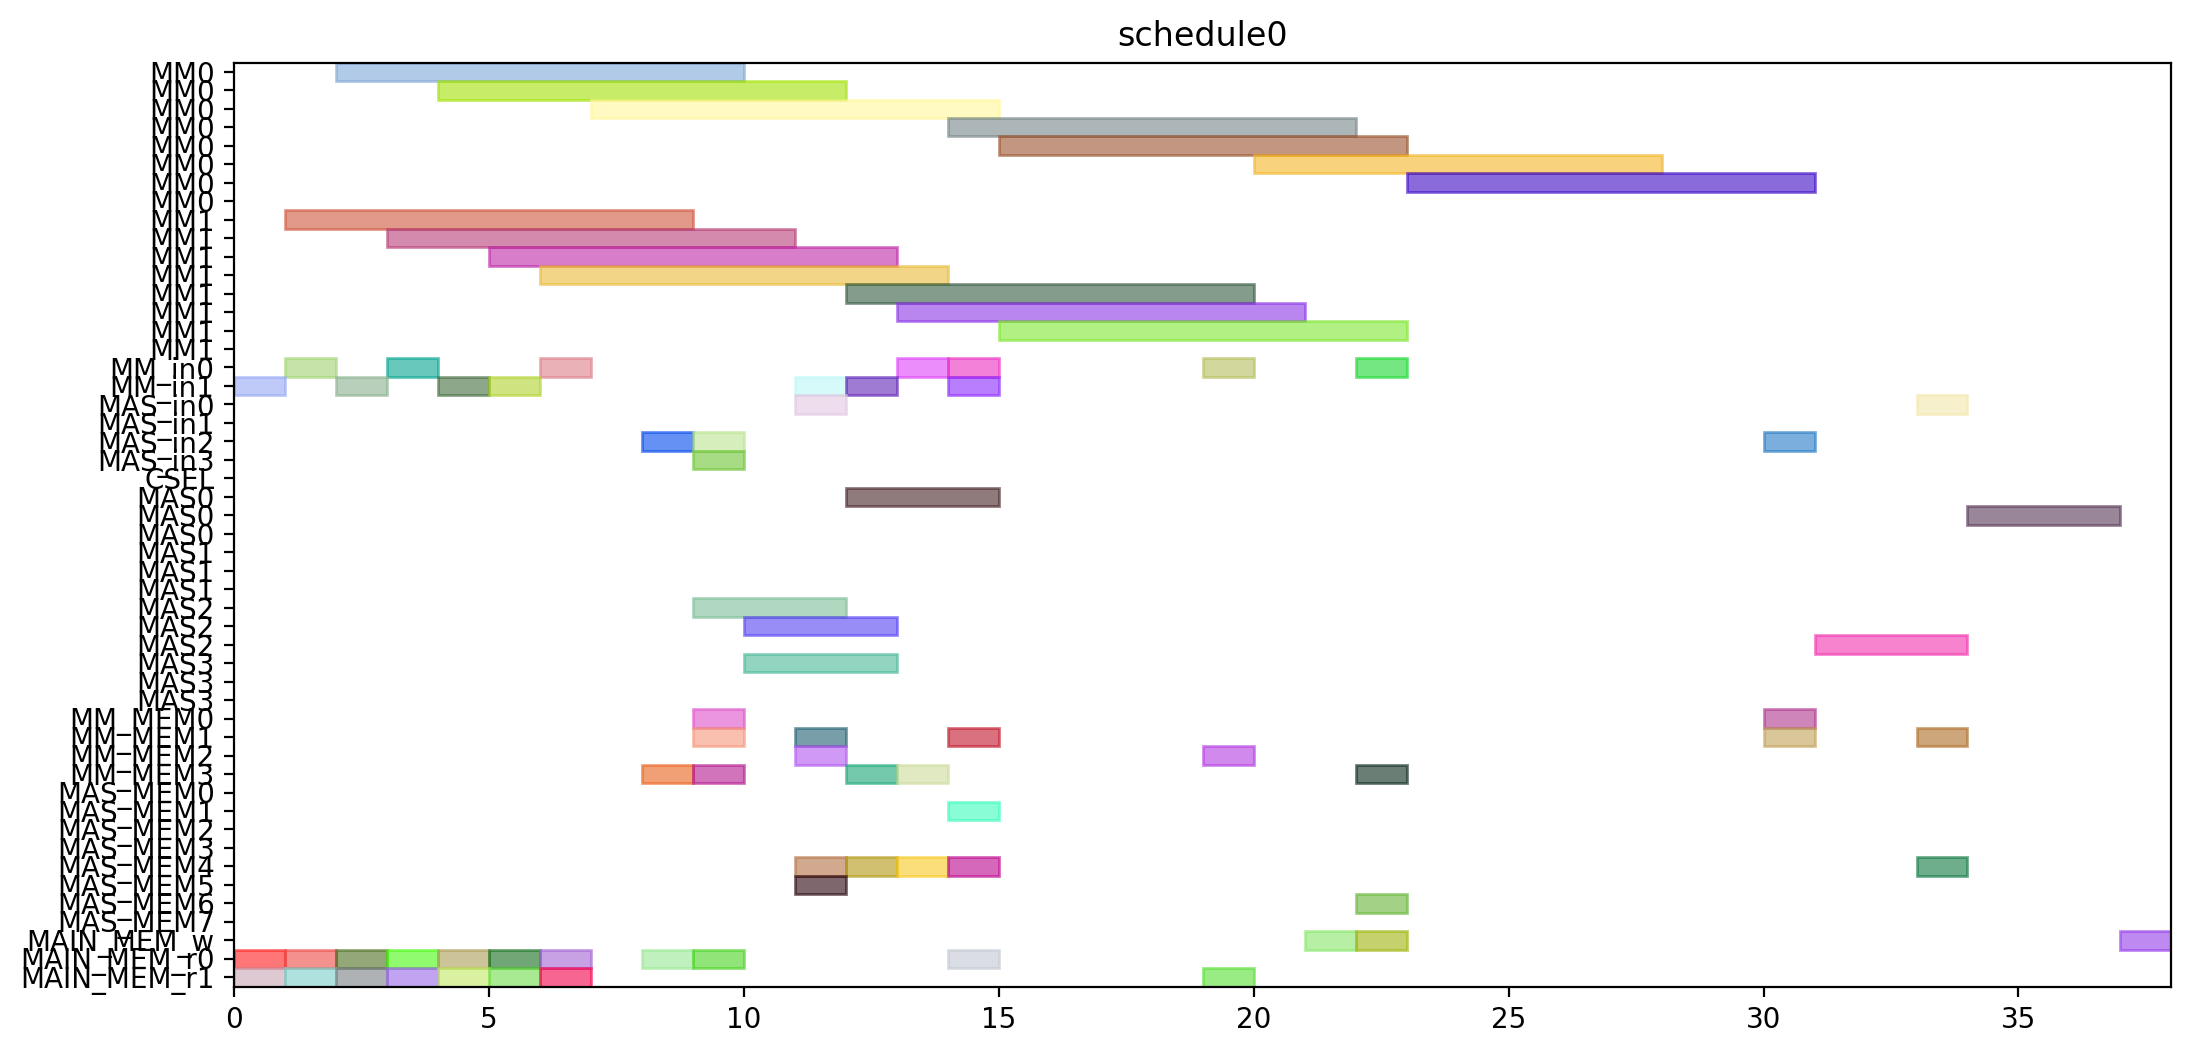

Reproduce this figure in Python.
from pyschedule import Scenario, solvers, plotters, alt


def solve():
	horizon = 120
	S = Scenario("schedule0", horizon=horizon)

	# resource
	MM = S.Resources('MM', num=2, size=8)
	MM_in = S.Resources('MM_in', num=2)
	MAS_in = S.Resources('MAS_in', num=4)
	CSEL = S.Resource('CSEL')
	MAS = S.Resources('MAS', num=4, size=3, periods=range(1, horizon))
	MM_MEM = S.Resources('MM_MEM', num=4)
	MAS_MEM = S.Resources('MAS_MEM', num=8)
	MAIN_MEM_w = S.Resource('MAIN_MEM_w', size=1)
	MAIN_MEM_r = S.Resources('MAIN_MEM_r', num=2)

	# result of previous scheduling

	# new tasks
	r1 = S.Task('r1', length=8, delay_cost=1)
	r1 += alt(MM)
	r1_in = S.Task('r1_in', length=1, delay_cost=1)
	r1_in += alt(MM_in)
	S += r1_in*MM_in[0]<=r1*MM[0]
	S += r1_in*MM_in[1]<=r1*MM[1]
	r1_mem0 = S.Task('r1_mem0', length=1, delay_cost=1)
	r1_mem0 += MAIN_MEM_r[0]
	S += r1_mem0 <= r1

	r1_mem1 = S.Task('r1_mem1', length=1, delay_cost=1)
	r1_mem1 += MAIN_MEM_r[1]
	S += r1_mem1 <= r1

	r3 = S.Task('r3', length=8, delay_cost=1)
	r3 += alt(MM)
	r3_in = S.Task('r3_in', length=1, delay_cost=1)
	r3_in += alt(MM_in)
	S += r3_in*MM_in[0]<=r3*MM[0]
	S += r3_in*MM_in[1]<=r3*MM[1]
	r3_mem0 = S.Task('r3_mem0', length=1, delay_cost=1)
	r3_mem0 += MAIN_MEM_r[0]
	S += r3_mem0 <= r3

	r3_mem1 = S.Task('r3_mem1', length=1, delay_cost=1)
	r3_mem1 += MAIN_MEM_r[1]
	S += r3_mem1 <= r3

	r4 = S.Task('r4', length=8, delay_cost=1)
	r4 += alt(MM)
	r4_in = S.Task('r4_in', length=1, delay_cost=1)
	r4_in += alt(MM_in)
	S += r4_in*MM_in[0]<=r4*MM[0]
	S += r4_in*MM_in[1]<=r4*MM[1]
	r4_mem0 = S.Task('r4_mem0', length=1, delay_cost=1)
	r4_mem0 += MAIN_MEM_r[0]
	S += r4_mem0 <= r4

	r4_mem1 = S.Task('r4_mem1', length=1, delay_cost=1)
	r4_mem1 += MAIN_MEM_r[1]
	S += r4_mem1 <= r4

	r5 = S.Task('r5', length=8, delay_cost=1)
	r5 += alt(MM)
	r5_in = S.Task('r5_in', length=1, delay_cost=1)
	r5_in += alt(MM_in)
	S += r5_in*MM_in[0]<=r5*MM[0]
	S += r5_in*MM_in[1]<=r5*MM[1]
	r5_mem0 = S.Task('r5_mem0', length=1, delay_cost=1)
	r5_mem0 += MAIN_MEM_r[0]
	S += r5_mem0 <= r5

	r5_mem1 = S.Task('r5_mem1', length=1, delay_cost=1)
	r5_mem1 += MAIN_MEM_r[1]
	S += r5_mem1 <= r5

	r6 = S.Task('r6', length=8, delay_cost=1)
	r6 += alt(MM)
	r6_in = S.Task('r6_in', length=1, delay_cost=1)
	r6_in += alt(MM_in)
	S += r6_in*MM_in[0]<=r6*MM[0]
	S += r6_in*MM_in[1]<=r6*MM[1]
	r6_mem0 = S.Task('r6_mem0', length=1, delay_cost=1)
	r6_mem0 += MAIN_MEM_r[0]
	S += r6_mem0 <= r6

	r6_mem1 = S.Task('r6_mem1', length=1, delay_cost=1)
	r6_mem1 += MAIN_MEM_r[1]
	S += r6_mem1 <= r6

	r12 = S.Task('r12', length=8, delay_cost=1)
	r12 += alt(MM)
	r12_in = S.Task('r12_in', length=1, delay_cost=1)
	r12_in += alt(MM_in)
	S += r12_in*MM_in[0]<=r12*MM[0]
	S += r12_in*MM_in[1]<=r12*MM[1]
	r12_mem0 = S.Task('r12_mem0', length=1, delay_cost=1)
	r12_mem0 += MAIN_MEM_r[0]
	S += r12_mem0 <= r12

	r12_mem1 = S.Task('r12_mem1', length=1, delay_cost=1)
	r12_mem1 += MAIN_MEM_r[1]
	S += r12_mem1 <= r12

	r13 = S.Task('r13', length=8, delay_cost=1)
	r13 += alt(MM)
	r13_in = S.Task('r13_in', length=1, delay_cost=1)
	r13_in += alt(MM_in)
	S += r13_in*MM_in[0]<=r13*MM[0]
	S += r13_in*MM_in[1]<=r13*MM[1]
	r13_mem0 = S.Task('r13_mem0', length=1, delay_cost=1)
	r13_mem0 += MAIN_MEM_r[0]
	S += r13_mem0 <= r13

	r13_mem1 = S.Task('r13_mem1', length=1, delay_cost=1)
	r13_mem1 += MAIN_MEM_r[1]
	S += r13_mem1 <= r13

	r2 = S.Task('r2', length=3, delay_cost=1)
	r2 += alt(MAS)
	r2_in = S.Task('r2_in', length=1, delay_cost=1)
	r2_in += alt(MAS_in)
	S += r2_in*MAS_in[0]<=r2*MAS[0]

	S += r2_in*MAS_in[1]<=r2*MAS[1]

	S += r2_in*MAS_in[2]<=r2*MAS[2]

	S += r2_in*MAS_in[3]<=r2*MAS[3]

	r2_mem0 = S.Task('r2_mem0', length=1, delay_cost=1)
	r2_mem0 += alt(MM_MEM)
	S += (r1*MM[0])-1 < r2_mem0*MM_MEM[0]
	S += (r1*MM[1])-1 < r2_mem0*MM_MEM[2]
	S += r2_mem0 <= r2

	r2_mem1 = S.Task('r2_mem1', length=1, delay_cost=1)
	r2_mem1 += alt(MM_MEM)
	S += (r1*MM[0])-1 < r2_mem1*MM_MEM[1]
	S += (r1*MM[1])-1 < r2_mem1*MM_MEM[3]
	S += r2_mem1 <= r2

	r7 = S.Task('r7', length=3, delay_cost=1)
	r7 += alt(MAS)
	r7_in = S.Task('r7_in', length=1, delay_cost=1)
	r7_in += alt(MAS_in)
	S += r7_in*MAS_in[0]<=r7*MAS[0]

	S += r7_in*MAS_in[1]<=r7*MAS[1]

	S += r7_in*MAS_in[2]<=r7*MAS[2]

	S += r7_in*MAS_in[3]<=r7*MAS[3]

	r7_mem0 = S.Task('r7_mem0', length=1, delay_cost=1)
	r7_mem0 += alt(MM_MEM)
	S += (r5*MM[0])-1 < r7_mem0*MM_MEM[0]
	S += (r5*MM[1])-1 < r7_mem0*MM_MEM[2]
	S += r7_mem0 <= r7

	r7_mem1 = S.Task('r7_mem1', length=1, delay_cost=1)
	r7_mem1 += alt(MM_MEM)
	S += (r6*MM[0])-1 < r7_mem1*MM_MEM[1]
	S += (r6*MM[1])-1 < r7_mem1*MM_MEM[3]
	S += r7_mem1 <= r7

	r8 = S.Task('r8', length=3, delay_cost=1)
	r8 += alt(MAS)
	r8_in = S.Task('r8_in', length=1, delay_cost=1)
	r8_in += alt(MAS_in)
	S += r8_in*MAS_in[0]<=r8*MAS[0]

	S += r8_in*MAS_in[1]<=r8*MAS[1]

	S += r8_in*MAS_in[2]<=r8*MAS[2]

	S += r8_in*MAS_in[3]<=r8*MAS[3]

	r8_mem0 = S.Task('r8_mem0', length=1, delay_cost=1)
	r8_mem0 += MAIN_MEM_r[0]
	S += r8_mem0 <= r8

	r8_mem1 = S.Task('r8_mem1', length=1, delay_cost=1)
	r8_mem1 += alt(MM_MEM)
	S += (r4*MM[0])-1 < r8_mem1*MM_MEM[1]
	S += (r4*MM[1])-1 < r8_mem1*MM_MEM[3]
	S += r8_mem1 <= r8

	r10 = S.Task('r10', length=3, delay_cost=1)
	r10 += alt(MAS)
	r10_in = S.Task('r10_in', length=1, delay_cost=1)
	r10_in += alt(MAS_in)
	S += r10_in*MAS_in[0]<=r10*MAS[0]

	S += r10_in*MAS_in[1]<=r10*MAS[1]

	S += r10_in*MAS_in[2]<=r10*MAS[2]

	S += r10_in*MAS_in[3]<=r10*MAS[3]

	r10_mem0 = S.Task('r10_mem0', length=1, delay_cost=1)
	r10_mem0 += MAIN_MEM_r[0]
	S += r10_mem0 <= r10

	r10_mem1 = S.Task('r10_mem1', length=1, delay_cost=1)
	r10_mem1 += alt(MM_MEM)
	S += (r4*MM[0])-1 < r10_mem1*MM_MEM[1]
	S += (r4*MM[1])-1 < r10_mem1*MM_MEM[3]
	S += r10_mem1 <= r10

	r9 = S.Task('r9', length=8, delay_cost=1)
	r9 += alt(MM)
	r9_in = S.Task('r9_in', length=1, delay_cost=1)
	r9_in += alt(MM_in)
	S += r9_in*MM_in[0]<=r9*MM[0]
	S += r9_in*MM_in[1]<=r9*MM[1]
	r9_mem0 = S.Task('r9_mem0', length=1, delay_cost=1)
	r9_mem0 += MAIN_MEM_r[0]
	S += r9_mem0 <= r9

	r9_mem1 = S.Task('r9_mem1', length=1, delay_cost=1)
	r9_mem1 += alt(MAS_MEM)
	S += (r7*MAS[0])-1 < r9_mem1*MAS_MEM[1]
	S += (r7*MAS[1])-1 < r9_mem1*MAS_MEM[3]
	S += (r7*MAS[2])-1 < r9_mem1*MAS_MEM[5]
	S += (r7*MAS[3])-1 < r9_mem1*MAS_MEM[7]
	S += r9_mem1 <= r9

	r11 = S.Task('r11', length=8, delay_cost=1)
	r11 += alt(MM)
	r11_in = S.Task('r11_in', length=1, delay_cost=1)
	r11_in += alt(MM_in)
	S += r11_in*MM_in[0]<=r11*MM[0]
	S += r11_in*MM_in[1]<=r11*MM[1]
	r11_mem0 = S.Task('r11_mem0', length=1, delay_cost=1)
	r11_mem0 += alt(MAS_MEM)
	S += (r10*MAS[0])-1 < r11_mem0*MAS_MEM[0]
	S += (r10*MAS[1])-1 < r11_mem0*MAS_MEM[2]
	S += (r10*MAS[2])-1 < r11_mem0*MAS_MEM[4]
	S += (r10*MAS[3])-1 < r11_mem0*MAS_MEM[6]
	S += r11_mem0 <= r11

	r11_mem1 = S.Task('r11_mem1', length=1, delay_cost=1)
	r11_mem1 += alt(MAS_MEM)
	S += (r10*MAS[0])-1 < r11_mem1*MAS_MEM[1]
	S += (r10*MAS[1])-1 < r11_mem1*MAS_MEM[3]
	S += (r10*MAS[2])-1 < r11_mem1*MAS_MEM[5]
	S += (r10*MAS[3])-1 < r11_mem1*MAS_MEM[7]
	S += r11_mem1 <= r11

	PX_new = S.Task('PX_new', length=8, delay_cost=1)
	PX_new += alt(MM)
	PX_new_in = S.Task('PX_new_in', length=1, delay_cost=1)
	PX_new_in += alt(MM_in)
	S += PX_new_in*MM_in[0]<=PX_new*MM[0]
	S += PX_new_in*MM_in[1]<=PX_new*MM[1]
	S += 0<PX_new

	PX_new_w = S.Task('PX_new_w', length=1, delay_cost=1)
	PX_new_w += alt(MAIN_MEM_w)
	S += PX_new <= PX_new_w

	PX_new_mem0 = S.Task('PX_new_mem0', length=1, delay_cost=1)
	PX_new_mem0 += alt(MAS_MEM)
	S += (r2*MAS[0])-1 < PX_new_mem0*MAS_MEM[0]
	S += (r2*MAS[1])-1 < PX_new_mem0*MAS_MEM[2]
	S += (r2*MAS[2])-1 < PX_new_mem0*MAS_MEM[4]
	S += (r2*MAS[3])-1 < PX_new_mem0*MAS_MEM[6]
	S += PX_new_mem0 <= PX_new

	PX_new_mem1 = S.Task('PX_new_mem1', length=1, delay_cost=1)
	PX_new_mem1 += alt(MM_MEM)
	S += (r12*MM[0])-1 < PX_new_mem1*MM_MEM[1]
	S += (r12*MM[1])-1 < PX_new_mem1*MM_MEM[3]
	S += PX_new_mem1 <= PX_new

	r14 = S.Task('r14', length=8, delay_cost=1)
	r14 += alt(MM)
	r14_in = S.Task('r14_in', length=1, delay_cost=1)
	r14_in += alt(MM_in)
	S += r14_in*MM_in[0]<=r14*MM[0]
	S += r14_in*MM_in[1]<=r14*MM[1]
	r14_mem0 = S.Task('r14_mem0', length=1, delay_cost=1)
	r14_mem0 += alt(MAS_MEM)
	S += (r2*MAS[0])-1 < r14_mem0*MAS_MEM[0]
	S += (r2*MAS[1])-1 < r14_mem0*MAS_MEM[2]
	S += (r2*MAS[2])-1 < r14_mem0*MAS_MEM[4]
	S += (r2*MAS[3])-1 < r14_mem0*MAS_MEM[6]
	S += r14_mem0 <= r14

	r14_mem1 = S.Task('r14_mem1', length=1, delay_cost=1)
	r14_mem1 += alt(MM_MEM)
	S += (r3*MM[0])-1 < r14_mem1*MM_MEM[1]
	S += (r3*MM[1])-1 < r14_mem1*MM_MEM[3]
	S += r14_mem1 <= r14

	Z1_new = S.Task('Z1_new', length=8, delay_cost=1)
	Z1_new += alt(MM)
	Z1_new_in = S.Task('Z1_new_in', length=1, delay_cost=1)
	Z1_new_in += alt(MM_in)
	S += Z1_new_in*MM_in[0]<=Z1_new*MM[0]
	S += Z1_new_in*MM_in[1]<=Z1_new*MM[1]
	S += 0<Z1_new

	Z1_new_w = S.Task('Z1_new_w', length=1, delay_cost=1)
	Z1_new_w += alt(MAIN_MEM_w)
	S += Z1_new <= Z1_new_w

	Z1_new_mem0 = S.Task('Z1_new_mem0', length=1, delay_cost=1)
	Z1_new_mem0 += alt(MAS_MEM)
	S += (r2*MAS[0])-1 < Z1_new_mem0*MAS_MEM[0]
	S += (r2*MAS[1])-1 < Z1_new_mem0*MAS_MEM[2]
	S += (r2*MAS[2])-1 < Z1_new_mem0*MAS_MEM[4]
	S += (r2*MAS[3])-1 < Z1_new_mem0*MAS_MEM[6]
	S += Z1_new_mem0 <= Z1_new

	Z1_new_mem1 = S.Task('Z1_new_mem1', length=1, delay_cost=1)
	Z1_new_mem1 += alt(MM_MEM)
	S += (r13*MM[0])-1 < Z1_new_mem1*MM_MEM[1]
	S += (r13*MM[1])-1 < Z1_new_mem1*MM_MEM[3]
	S += Z1_new_mem1 <= Z1_new

	r15 = S.Task('r15', length=8, delay_cost=1)
	r15 += alt(MM)
	r15_in = S.Task('r15_in', length=1, delay_cost=1)
	r15_in += alt(MM_in)
	S += r15_in*MM_in[0]<=r15*MM[0]
	S += r15_in*MM_in[1]<=r15*MM[1]
	r15_mem0 = S.Task('r15_mem0', length=1, delay_cost=1)
	r15_mem0 += alt(MAS_MEM)
	S += (r8*MAS[0])-1 < r15_mem0*MAS_MEM[0]
	S += (r8*MAS[1])-1 < r15_mem0*MAS_MEM[2]
	S += (r8*MAS[2])-1 < r15_mem0*MAS_MEM[4]
	S += (r8*MAS[3])-1 < r15_mem0*MAS_MEM[6]
	S += r15_mem0 <= r15

	r15_mem1 = S.Task('r15_mem1', length=1, delay_cost=1)
	r15_mem1 += alt(MM_MEM)
	S += (r9*MM[0])-1 < r15_mem1*MM_MEM[1]
	S += (r9*MM[1])-1 < r15_mem1*MM_MEM[3]
	S += r15_mem1 <= r15

	r16 = S.Task('r16', length=8, delay_cost=1)
	r16 += alt(MM)
	r16_in = S.Task('r16_in', length=1, delay_cost=1)
	r16_in += alt(MM_in)
	S += r16_in*MM_in[0]<=r16*MM[0]
	S += r16_in*MM_in[1]<=r16*MM[1]
	r16_mem0 = S.Task('r16_mem0', length=1, delay_cost=1)
	r16_mem0 += alt(MM_MEM)
	S += (r11*MM[0])-1 < r16_mem0*MM_MEM[0]
	S += (r11*MM[1])-1 < r16_mem0*MM_MEM[2]
	S += r16_mem0 <= r16

	r16_mem1 = S.Task('r16_mem1', length=1, delay_cost=1)
	r16_mem1 += MAIN_MEM_r[1]
	S += r16_mem1 <= r16

	r17 = S.Task('r17', length=3, delay_cost=1)
	r17 += alt(MAS)
	r17_in = S.Task('r17_in', length=1, delay_cost=1)
	r17_in += alt(MAS_in)
	S += r17_in*MAS_in[0]<=r17*MAS[0]

	S += r17_in*MAS_in[1]<=r17*MAS[1]

	S += r17_in*MAS_in[2]<=r17*MAS[2]

	S += r17_in*MAS_in[3]<=r17*MAS[3]

	r17_mem0 = S.Task('r17_mem0', length=1, delay_cost=1)
	r17_mem0 += alt(MM_MEM)
	S += (r14*MM[0])-1 < r17_mem0*MM_MEM[0]
	S += (r14*MM[1])-1 < r17_mem0*MM_MEM[2]
	S += r17_mem0 <= r17

	r17_mem1 = S.Task('r17_mem1', length=1, delay_cost=1)
	r17_mem1 += alt(MM_MEM)
	S += (r15*MM[0])-1 < r17_mem1*MM_MEM[1]
	S += (r15*MM[1])-1 < r17_mem1*MM_MEM[3]
	S += r17_mem1 <= r17

	PY_new = S.Task('PY_new', length=3, delay_cost=1)
	PY_new += alt(MAS)
	PY_new_in = S.Task('PY_new_in', length=1, delay_cost=1)
	PY_new_in += alt(MAS_in)
	S += PY_new_in*MAS_in[0]<=PY_new*MAS[0]

	S += PY_new_in*MAS_in[1]<=PY_new*MAS[1]

	S += PY_new_in*MAS_in[2]<=PY_new*MAS[2]

	S += PY_new_in*MAS_in[3]<=PY_new*MAS[3]

	S += 0<PY_new

	PY_new_w = S.Task('PY_new_w', length=1, delay_cost=1)
	PY_new_w += alt(MAIN_MEM_w)
	S += PY_new <= PY_new_w

	PY_new_mem0 = S.Task('PY_new_mem0', length=1, delay_cost=1)
	PY_new_mem0 += alt(MAS_MEM)
	S += (r17*MAS[0])-1 < PY_new_mem0*MAS_MEM[0]
	S += (r17*MAS[1])-1 < PY_new_mem0*MAS_MEM[2]
	S += (r17*MAS[2])-1 < PY_new_mem0*MAS_MEM[4]
	S += (r17*MAS[3])-1 < PY_new_mem0*MAS_MEM[6]
	S += PY_new_mem0 <= PY_new

	PY_new_mem1 = S.Task('PY_new_mem1', length=1, delay_cost=1)
	PY_new_mem1 += alt(MM_MEM)
	S += (r16*MM[0])-1 < PY_new_mem1*MM_MEM[1]
	S += (r16*MM[1])-1 < PY_new_mem1*MM_MEM[3]
	S += PY_new_mem1 <= PY_new

	solvers.mip.solve(S,msg=1,kind='CPLEX',ratio_gap=1.01)

	solution = [['hoge']*len(S.solution()[1]) for i in range(len(S.solution()))]
	for i in range(len(S.solution())):
		for j in range(len(S.solution()[i])):
			solution[i][j]=str(S.solution()[i][j])
	print(solution)

	cycles = int(solution[-1][3])

	pic_file_name = "/mnt/rose/usr1/fukuda/ABE/multiRAM_multiMAS_16mux/scheduling_result/stage8MM2_stage3MAS4/EP_YRECOVER/schedule0.png"
	if(S.solution() != []):
		plotters.matplotlib.plot(S,img_filename=pic_file_name, show_task_labels=False, fig_size=(cycles*0.25+3, 6))

	return solution
